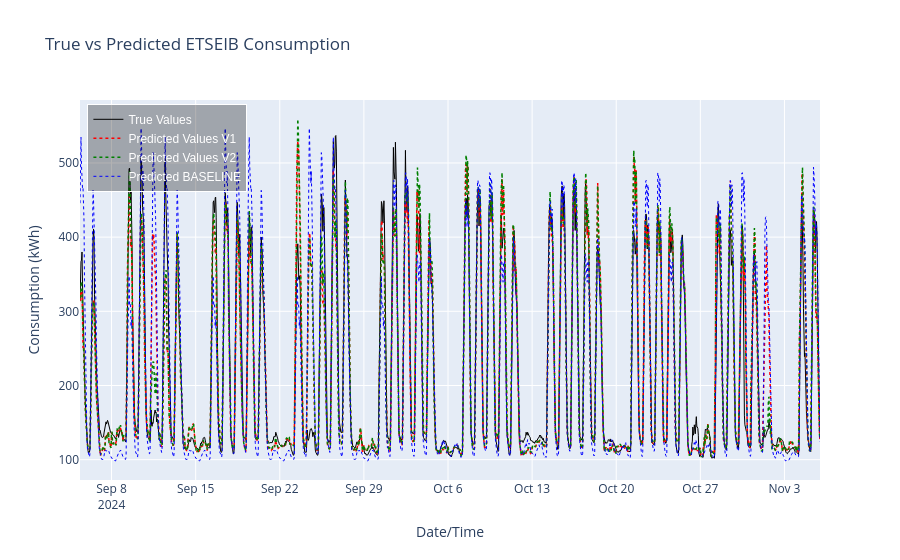

Write notebook code for a chart like this one.
### Markdown cell above
<div style="background-color: #f0f0f0; padding: 25px; border-radius: 5px; margin-top: 25px;">


Plot the predictions ``y_predict`` vs the real values ``y_test``
    
</div>

### Code cell
import plotly.graph_objects as go

# Create the figure
fig = go.Figure()

# Add the trace for the actual consumption (True Values)
fig.add_trace(go.Scatter(x=y_test.index, y=y_test, mode='lines', name='True Values',
                         line=dict(color='black', width=1)))

# Add the trace for the predicted consumption (Predicted Values)
fig.add_trace(go.Scatter(x=y_test.index, y=y_predict_v1, mode='lines', name='Predicted Values V1',
                         line=dict(color='red', width=1.5, dash='dot')))  # 'dot' for less separated dashes


# Add the trace for the predicted consumption (Predicted Values)
fig.add_trace(go.Scatter(x=y_test.index, y=y_predict_v2, mode='lines', name='Predicted Values V2',
                         line=dict(color='green', width=1.5, dash='dot')))  # 'dot' for less separated dashes


# Add the trace for the predicted consumption (Predicted Values)
fig.add_trace(go.Scatter(x=y_test.index, y=y_pred_baseline_aligned, mode='lines', name='Predicted BASELINE',
                         line=dict(color='blue', width=1, dash='dot')))  # 'dot' for less separated dashes


# Update layout for a more beautiful plot
fig.update_layout(
    title='True vs Predicted ETSEIB Consumption',
    xaxis_title='Date/Time',
    yaxis_title='Consumption (kWh)',
    template='plotly',  # dark theme, can change to 'plotly' for light theme
    hovermode='x unified',  # hover over to show values for both lines at a time
    legend=dict(
        x=0.01, y=0.99,  # position of legend
        traceorder='normal',
        font=dict(family="Arial", size=12, color="white"),
        bgcolor='rgba(0, 0, 0, 0.3)',
        bordercolor='white',
        borderwidth=1
    ),
   
   
)

# Show the plot
fig.show()

### Figure 1 — Plotly figure (JSON) as saved in the notebook; plotly's stock layout.template omitted (floating-point values rounded to 4 significant figures; data arrays with more than 128 entries replaced by an {"elided": "..."} marker saying what was removed)
{"data": [{"line": {"color": "black", "width": 1}, "mode": "lines", "name": "True Values", "type": "scatter", "x": {"elided": "1480 str values"}, "y": {"elided": "1480 int values"}}, {"line": {"color": "red", "dash": "dot", "width": 1.5}, "mode": "lines", "name": "Predicted Values V1", "type": "scatter", "x": {"elided": "1480 str values"}, "y": {"elided": "1480 float values"}}, {"line": {"color": "green", "dash": "dot", "width": 1.5}, "mode": "lines", "name": "Predicted Values V2", "type": "scatter", "x": {"elided": "1480 str values"}, "y": {"elided": "1480 float values"}}, {"line": {"color": "blue", "dash": "dot", "width": 1}, "mode": "lines", "name": "Predicted BASELINE", "type": "scatter", "x": {"elided": "1480 str values"}, "y": {"elided": "1480 float values"}}], "layout": {"hovermode": "x unified", "legend": {"bgcolor": "rgba(0, 0, 0, 0.3)", "bordercolor": "white", "borderwidth": 1, "font": {"color": "white", "family": "Arial", "size": 12}, "traceorder": "normal", "x": 0.01, "y": 0.99}, "title": {"text": "True vs Predicted ETSEIB Consumption"}, "xaxis": {"title": {"text": "Date/Time"}}, "yaxis": {"title": {"text": "Consumption (kWh)"}}}}
